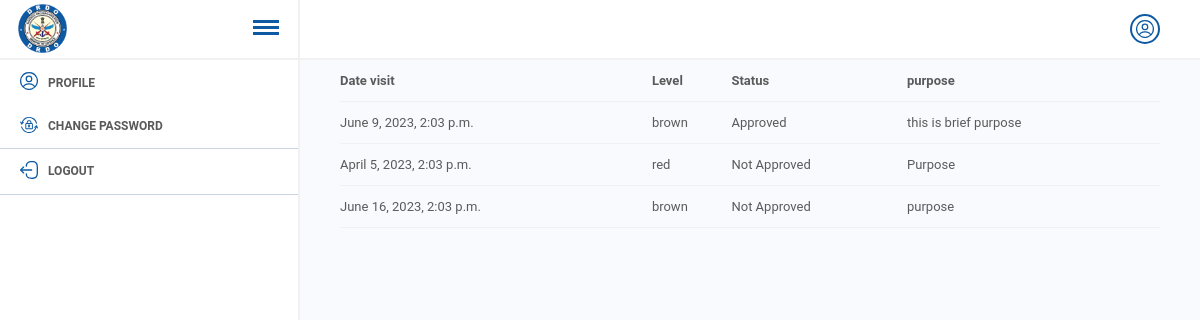
The page /home/showwhistssot/user_emp on the database its author committed.
### home/models.py (models this page shows)
class Appointment(models.Model):
    posted_by = models.ForeignKey(User, on_delete=models.CASCADE,null=True, blank=True, related_name="postted_byy")
    pvt_request = models.BooleanField(default=False)
    name = models.CharField(max_length=200 , null=True,blank=True)
    age = models.CharField(max_length=20 , null=True,blank=True)
    height = models.CharField(max_length=20 , null=True,blank=True)
    organization_name = models.CharField(max_length=200, null=True, blank=True)
    r_user = models.ForeignKey(User,on_delete=models.CASCADE, related_name="r_user")
    gh_dh = models.ForeignKey(User, on_delete= models.CASCADE,related_name="gh_dh", null=True, blank=True)
    tech_dir = models.ForeignKey(User, on_delete= models.CASCADE,related_name="tech_dir", null=True, blank=True)
    clearance_level = models.CharField(max_length= 200, choices=clearance_level)
    accommodation_requirement= models.BooleanField(default=False)
    date = models.DateTimeField(auto_now_add=False)
    transporation_requirement = models.BooleanField(default=False)
    description = models.TextField()
    dh_gh_clr = models.CharField(max_length=50, choices=status , null=True, blank=True, default="Pending")
    tech_dir_clr = models.CharField(max_length=50, choices=status , null=True, blank=True, default="Pending")
    ass_dir_clr = models.CharField(max_length=50, choices=status , null=True, blank=True, default="Pending")
    dir_clr = models.CharField(max_length=50, choices=status , null=True, blank=True, default="Pending")
    send_security = models.BooleanField(default=False, null=True, blank=True)
    ld = models.ForeignKey(User, on_delete=models.CASCADE , null=True, blank=True, related_name="oic_officer")
    tem_id = models.UUIDField(default=uuid.uuid4())
    reason_cancelation = models.TextField(null = True, blank=True)
    items = models.TextField(null=True, blank=True, default=None)
    purpose = models.TextField(null=True, blank=True, default=None)
    duration = models.CharField(max_length=20, null=True, blank=True)
    send_oic = models.BooleanField(default=False)
    perm_id = models.CharField(max_length =50, null=True,blank=True)
    close_clearance = models.BooleanField(default=False)
    close_clearance_reason = models.TextField(null=True, blank=True)
    visited_staus = models.CharField(max_length=200, choices= visit_domain ,default="pending")
    final_status = models.CharField(max_length=50, choices=status, default="Pending")
    created_at = models.DateTimeField(auto_now_add= True, null=True,blank=True)
    security_officer = models.ForeignKey(User,null=True,blank=True, on_delete= models.CASCADE,related_name="so_officer")

### home/views.py (the view)
# urls.py: path("showwhistssot/<emp_id>", show_employee_history, name="showhistory"),
def show_employee_history(request, emp_id):
    print("call hoya")
    print(emp_id)
    try:
        objs = {}
        objs = Appointment.objects.filter(r_user__employee_id = emp_id)
        print(objs)
        context = {"objs": objs}
    except Exception as e:
        print(e)
    return render(request, "emp_history.html", context)

### home/context_processors.py (called while the page is built)
def my_context_processor(request):
    dir_objs= Appointment.objects.filter(Q(date__gte = datetime.now()) & Q(final_status= "Pending")).count()
    dir_objs1 = Appointment.objects.filter(Q(date__gte = datetime.now()) & Q(final_status= "Pending"))
    context = {}
    context["dir_objs"] = dir_objs
    context["dir_objs1"] = dir_objs1
    context["user"] = request.user
    return {"data":context}

### templates/emp_history.html
{% extends 'foundation.html' %}
{% block admincontent %}
<div class="table">
    <table>
        <thead>
            <tr>
                <th>Date visit</th>
                <th>Level</th>
                  <th>Status</th>
                  <th>purpose</th>
            </tr>
        </thead>
        <tbody>
            {% for obj in objs %}
            <tr>
                <td>{{obj.date}}</td>
                <td>{{obj.clearance_level}}</td>
                <td>{{obj.final_status}}</td>
                <td>{{obj.description}}</td>
            </tr>
            {% endfor %}
        </tbody>
    </table>
</div>
{% endblock admincontent %}

### static/css/main.css (style rules this page uses)
* { margin: 0; padding: 0; box-sizing: border-box; font-family: 'Roboto', sans-serif; }
body { position: relative; width: 100%; }
.table { overflow-x: auto; }
.table thead th { white-space: nowrap; padding: 5px 10px; }
.table tbody td, .table tbody th { padding: 5px 10px; }
table { width: 100%; text-align: left; border-collapse: collapse; }
tr { border-bottom: 1px solid #f1f1f1; }
td, th { padding-block: 20px; text-align: left; margin-right: 10px; }
.profile-d table, th, td { border: none !important; border-collapse: collapse; font-size: 13px; color: #000000a3; padding: 13px 0 !important; }

### rows shown on the page
Appointment: date "June 9, 2023, 2:03 p.m.", clearance_level "brown", final_status "Approved", description "this is brief purpose"
Appointment: date "April 5, 2023, 2:03 p.m.", clearance_level "red", final_status "Not Approved", description "Purpose"
Appointment: date "June 16, 2023, 2:03 p.m.", clearance_level "brown", final_status "Not Approved", description "purpose"
